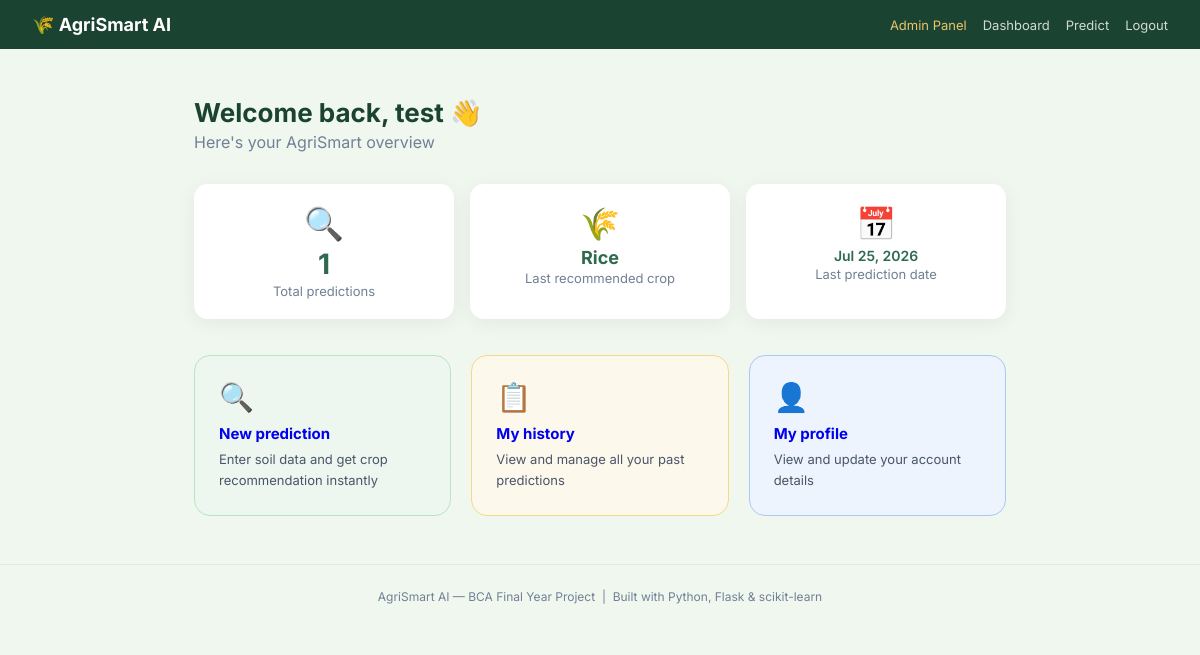
The page /dashboard (signed in) on the database as committed earlier.
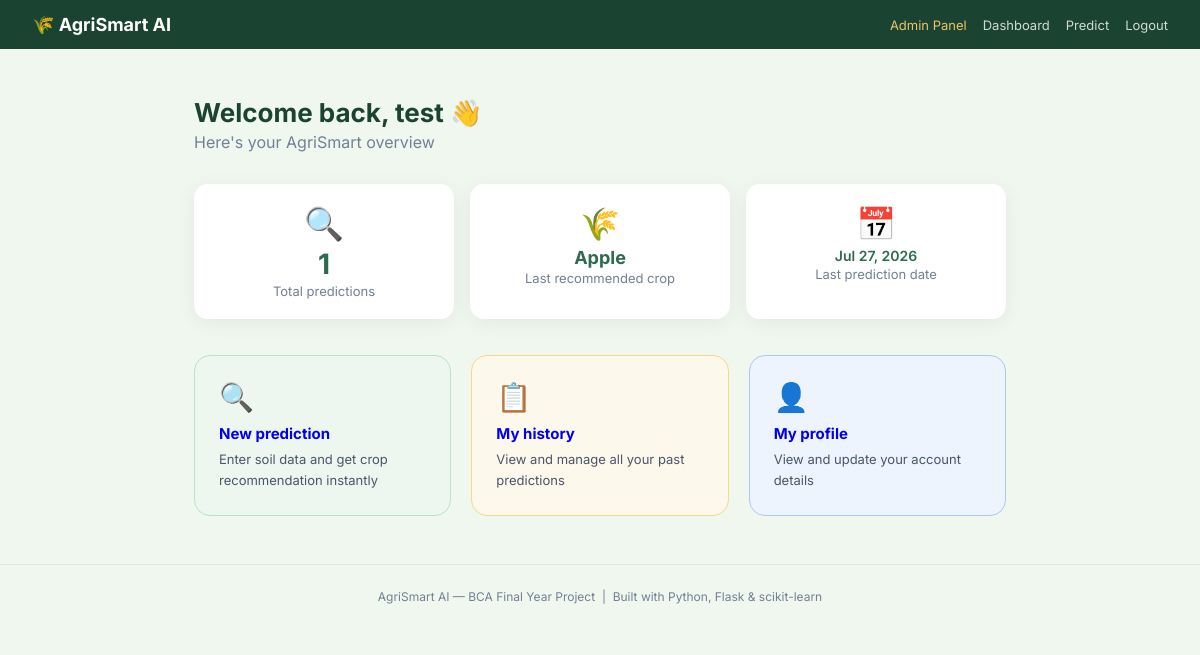
The same page on the database as committed later.
### database/models.py (models this page shows, shortened)
class Prediction(db.Model):
    __tablename__ = 'predictions'
    id          = db.Column(db.Integer, primary_key=True)
    user_id     = db.Column(db.Integer, db.ForeignKey('users.id'), nullable=False)
    N           = db.Column(db.Float)
    P           = db.Column(db.Float)
    K           = db.Column(db.Float)
    temperature = db.Column(db.Float)
    humidity    = db.Column(db.Float)
    ph          = db.Column(db.Float)
    rainfall    = db.Column(db.Float)
    crop        = db.Column(db.String(100))
    confidence  = db.Column(db.Float)
    yield_kg    = db.Column(db.Float)
    zone        = db.Column(db.String(100))
    created_at  = db.Column(db.DateTime, default=datetime.utcnow)

### user/routes.py (the view)
@user_bp.route('/dashboard')
@login_required
def dashboard():
    total_predictions = Prediction.query.filter_by(user_id=current_user.id).count()
    latest = Prediction.query.filter_by(user_id=current_user.id)\
             .order_by(Prediction.created_at.desc()).first()
    return render_template('user/dashboard.html',
                           user=current_user,
                           total_predictions=total_predictions,
                           latest=latest)

### database/models.py (called while the page is built)
    def is_admin(self):
        return self.role == 'admin'

### templates/user/dashboard.html (shortened to what this page needs)
{% extends 'base.html' %}
{% block content %}
<div style="max-width:860px; margin:48px auto; padding:0 24px;">
  <div style="margin-bottom:32px;">
    <h1 style="font-size:26px; font-weight:700; color:var(--green-dark);">
      Welcome back, {{ user.name }} 👋
    </h1>
    <p style="color:var(--text-light); margin-top:4px;">Here's your AgriSmart overview</p>
  </div>
  <div style="display:grid; grid-template-columns:repeat(auto-fit, minmax(180px, 1fr)); gap:16px; margin-bottom:36px;">
    <div style="background:white; border-radius:14px; padding:20px; box-shadow:0 4px 20px rgba(0,0,0,0.06); text-align:center;">
      <div style="font-size:32px;">🔍</div>
      <div style="font-size:28px; font-weight:700; color:var(--green-mid); margin-top:4px;">{{ total_predictions }}</div>
      <div style="font-size:13px; color:var(--text-light); margin-top:2px;">Total predictions</div>
    </div>
    <div style="background:white; border-radius:14px; padding:20px; box-shadow:0 4px 20px rgba(0,0,0,0.06); text-align:center;">
      <div style="font-size:32px;">🌾</div>
      <div style="font-size:18px; font-weight:700; color:var(--green-mid); margin-top:4px;">
        {{ latest.crop if latest else '—' }}
      </div>
      <div style="font-size:13px; color:var(--text-light); margin-top:2px;">Last recommended crop</div>
    </div>
    <div style="background:white; border-radius:14px; padding:20px; box-shadow:0 4px 20px rgba(0,0,0,0.06); text-align:center;">
      <div style="font-size:32px;">📅</div>
      <div style="font-size:14px; font-weight:600; color:var(--green-mid); margin-top:4px;">
        {{ latest.created_at.strftime('%b %d, %Y') if latest else '—' }}
      </div>
      <div style="font-size:13px; color:var(--text-light); margin-top:2px;">Last prediction date</div>
    </div>
  </div>
  <div style="display:grid; grid-template-columns:repeat(auto-fit, minmax(200px, 1fr)); gap:20px;">
    <a href="/predict" style="text-decoration:none;">
      <div class="algo-card green" style="cursor:pointer; transition: transform 0.2s;">
        <div class="algo-icon">🔍</div>
        <h3>New prediction</h3>
        <p>Enter soil data and get crop recommendation instantly</p>
      </div>
    </a>
    <a href="/history" style="text-decoration:none;">
      <div class="algo-card amber" style="cursor:pointer;">
        <div class="algo-icon">📋</div>
        <h3>My history</h3>
        <p>View and manage all your past predictions</p>
      </div>
    </a>
    <a href="/profile" style="text-decoration:none;">
      <div class="algo-card blue" style="cursor:pointer;">
        <div class="algo-icon">👤</div>
        <h3>My profile</h3>
        <p>View and update your account details</p>
      </div>
    </a>
  </div>
</div>
{% endblock %}

Rows that differ between the two databases and show on the page:
changed Prediction: crop "Rice" → "Apple"; created_at "Jul 25, 2026" → "Jul 27, 2026"
